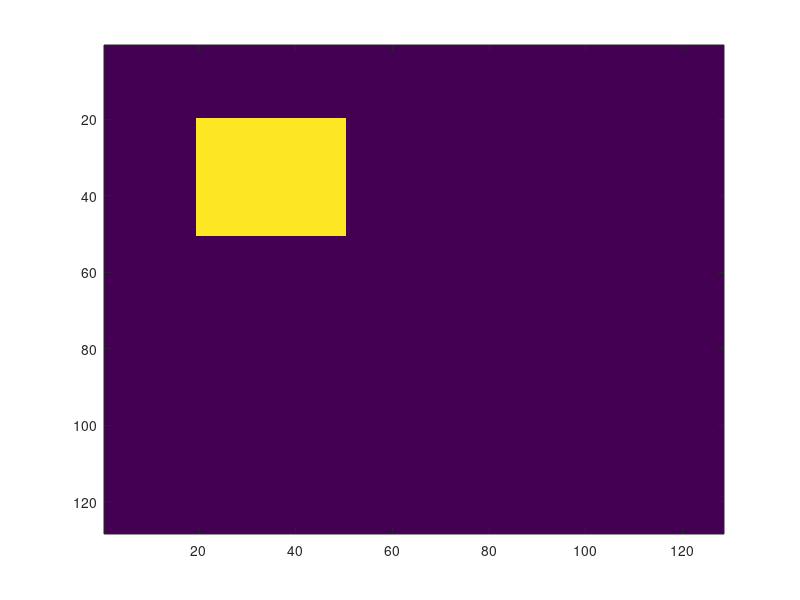

Recreate this plot in MATLAB. (Note: this script raises an error after producing the figure.)
%%% Calling script

ImageSize = [128, 128];
targetImage = complex(zeros(ImageSize));
targetImage(20:50, 20:50) = 1+1i;
targetImage = (targetImage - mean(targetImage(:)))./std(targetImage(:));

figure(1)
imagesc(abs(targetImage))

% iteration = 0;
TotalIterations = 100;
% Performance = zeros(1,TotalIterations);

InputField = complex(ones(ImageSize)); % Set up a uniform electric field with a phase of zero hitting the SLM.
SLM = round(rand(ImageSize)*255)*2*pi/255 - pi; 
DMD= randi([0,1],ImageSize)*2*pi - pi;

% hologramInputIn = hologramInputSLM(SLM, InputField);
% hologramInputIn = hologramInputDMD(DMD,InputField);
hologramInputIn = hologramInputSLM(SLM,InputField);
hologramInput= device(hologramInputIn);

[ApproxTargetI,Performance] = GSalgorithm(hologramInput,InputField, TotalIterations, targetImage);


figure(2)
imagesc(ApproxTargetI)

figure(3)
plot(Performance)